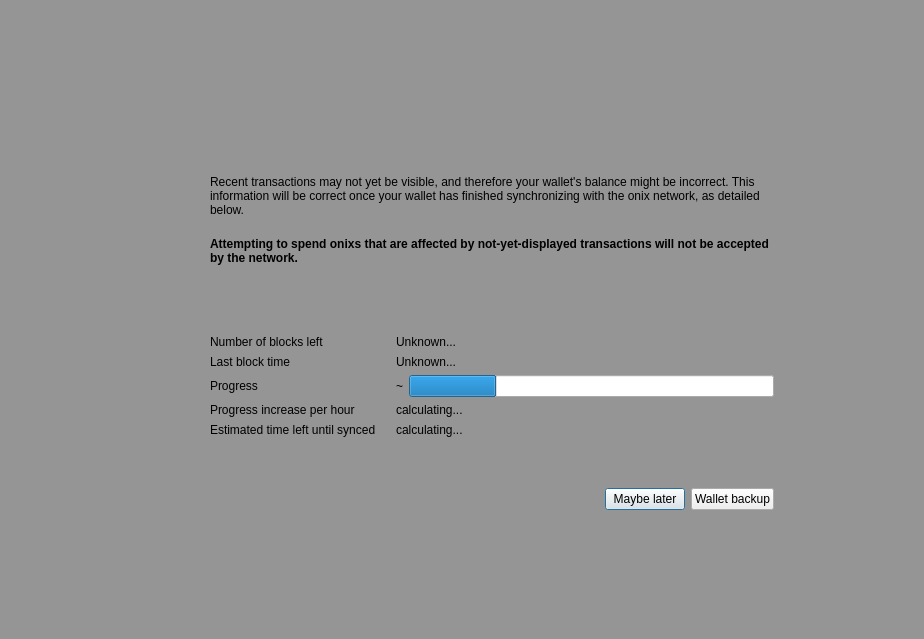
<?xml version="1.0" encoding="UTF-8"?>
<ui version="4.0">
 <class>ModalOverlay</class>
 <widget class="QWidget" name="ModalOverlay">
  <property name="geometry">
   <rect>
    <x>0</x>
    <y>0</y>
    <width>924</width>
    <height>639</height>
   </rect>
  </property>
  <property name="windowTitle">
   <string>Form</string>
  </property>
  <layout class="QVBoxLayout" name="verticalLayout" stretch="0">
   <property name="sizeConstraint">
    <enum>QLayout::SetDefaultConstraint</enum>
   </property>
   <property name="leftMargin">
    <number>0</number>
   </property>
   <property name="topMargin">
    <number>0</number>
   </property>
   <property name="rightMargin">
    <number>0</number>
   </property>
   <property name="bottomMargin">
    <number>0</number>
   </property>
   <item>
    <widget class="QWidget" name="bgWidget" native="true">
     <property name="styleSheet">
      <string notr="true">#bgWidget { background: rgba(0,0,0,96); }</string>
     </property>
     <layout class="QVBoxLayout" name="verticalLayoutMain" stretch="0">
      <property name="leftMargin">
       <number>120</number>
      </property>
      <property name="topMargin">
       <number>120</number>
      </property>
      <property name="rightMargin">
       <number>120</number>
      </property>
      <property name="bottomMargin">
       <number>120</number>
      </property>
      <item>
       <widget class="QWidget" name="contentWidget" native="true">
        <layout class="QVBoxLayout" name="verticalLayout_3" stretch="1,0">
         <property name="spacing">
          <number>0</number>
         </property>
         <property name="leftMargin">
          <number>0</number>
         </property>
         <property name="topMargin">
          <number>0</number>
         </property>
         <property name="rightMargin">
          <number>0</number>
         </property>
         <property name="bottomMargin">
          <number>0</number>
         </property>
         <item>
          <widget class="QStackedWidget" name="stackedWidget">
           <property name="currentIndex">
            <number>0</number>
           </property>
           <widget class="QWidget" name="page">
            <layout class="QVBoxLayout" name="verticalLayout_2">
             <property name="spacing">
              <number>0</number>
             </property>
             <property name="leftMargin">
              <number>30</number>
             </property>
             <property name="topMargin">
              <number>10</number>
             </property>
             <property name="rightMargin">
              <number>30</number>
             </property>
             <property name="bottomMargin">
              <number>10</number>
             </property>
             <item>
              <spacer name="verticalSpacer_3">
               <property name="orientation">
                <enum>Qt::Vertical</enum>
               </property>
               <property name="sizeType">
                <enum>QSizePolicy::Expanding</enum>
               </property>
               <property name="sizeHint" stdset="0">
                <size>
                 <width>20</width>
                 <height>40</height>
                </size>
               </property>
              </spacer>
             </item>
             <item>
              <layout class="QHBoxLayout" name="horizontalLayoutIconText" stretch="0,1">
               <property name="spacing">
                <number>20</number>
               </property>
               <property name="topMargin">
                <number>20</number>
               </property>
               <item>
                <layout class="QVBoxLayout" name="verticalLayoutIcon">
                 <item>
                  <widget class="QPushButton" name="warningIcon">
                   <property name="enabled">
                    <bool>false</bool>
                   </property>
                   <property name="text">
                    <string/>
                   </property>
                   <property name="iconSize">
                    <size>
                     <width>48</width>
                     <height>48</height>
                    </size>
                   </property>
                   <property name="flat">
                    <bool>true</bool>
                   </property>
                  </widget>
                 </item>
                 <item>
                  <spacer name="verticalSpacerWarningIcon">
                   <property name="orientation">
                    <enum>Qt::Vertical</enum>
                   </property>
                   <property name="sizeHint" stdset="0">
                    <size>
                     <width>20</width>
                     <height>40</height>
                    </size>
                   </property>
                  </spacer>
                 </item>
                </layout>
               </item>
               <item>
                <layout class="QVBoxLayout" name="verticalLayoutInfoText">
                 <property name="leftMargin">
                  <number>0</number>
                 </property>
                 <property name="topMargin">
                  <number>0</number>
                 </property>
                 <item>
                  <widget class="QLabel" name="infoText">
                   <property name="text">
                    <string>Recent transactions may not yet be visible, and therefore your wallet's balance might be incorrect. This information will be correct once your wallet has finished synchronizing with the onix network, as detailed below.</string>
                   </property>
                   <property name="textFormat">
                    <enum>Qt::RichText</enum>
                   </property>
                   <property name="wordWrap">
                    <bool>true</bool>
                   </property>
                  </widget>
                 </item>
                 <item>
                  <widget class="QLabel" name="infoTextStrong">
                   <property name="font">
                    <font>
                     <weight>75</weight>
                     <bold>true</bold>
                    </font>
                   </property>
                   <property name="text">
                    <string>Attempting to spend onixs that are affected by not-yet-displayed transactions will not be accepted by the network.</string>
                   </property>
                   <property name="textFormat">
                    <enum>Qt::RichText</enum>
                   </property>
                   <property name="wordWrap">
                    <bool>true</bool>
                   </property>
                  </widget>
                 </item>
                 <item>
                  <spacer name="verticalSpacerInTextSpace">
                   <property name="orientation">
                    <enum>Qt::Vertical</enum>
                   </property>
                   <property name="sizeHint" stdset="0">
                    <size>
                     <width>20</width>
                     <height>40</height>
                    </size>
                   </property>
                  </spacer>
                 </item>
                 <item>
                  <layout class="QFormLayout" name="formLayout">
                   <property name="fieldGrowthPolicy">
                    <enum>QFormLayout::ExpandingFieldsGrow</enum>
                   </property>
                   <property name="horizontalSpacing">
                    <number>20</number>
                   </property>
                   <property name="verticalSpacing">
                    <number>6</number>
                   </property>
                   <property name="topMargin">
                    <number>10</number>
                   </property>
                   <item row="0" column="0">
                    <widget class="QLabel" name="labelNumberOfBlocksLeft">
                     <property name="font">
                      <font>
                       <weight>50</weight>
                       <bold>false</bold>
                      </font>
                     </property>
                     <property name="text">
                      <string>Number of blocks left</string>
                     </property>
                    </widget>
                   </item>
                   <item row="0" column="1">
                    <widget class="QLabel" name="numberOfBlocksLeft">
                     <property name="sizePolicy">
                      <sizepolicy hsizetype="Expanding" vsizetype="Preferred">
                       <horstretch>0</horstretch>
                       <verstretch>0</verstretch>
                      </sizepolicy>
                     </property>
                     <property name="text">
                      <string>Unknown...</string>
                     </property>
                    </widget>
                   </item>
                   <item row="1" column="0">
                    <widget class="QLabel" name="labelLastBlockTime">
                     <property name="font">
                      <font>
                       <weight>50</weight>
                       <bold>false</bold>
                      </font>
                     </property>
                     <property name="text">
                      <string>Last block time</string>
                     </property>
                    </widget>
                   </item>
                   <item row="1" column="1">
                    <widget class="QLabel" name="newestBlockDate">
                     <property name="sizePolicy">
                      <sizepolicy hsizetype="Expanding" vsizetype="Preferred">
                       <horstretch>0</horstretch>
                       <verstretch>0</verstretch>
                      </sizepolicy>
                     </property>
                     <property name="text">
                      <string>Unknown...</string>
                     </property>
                    </widget>
                   </item>
                   <item row="2" column="0">
                    <widget class="QLabel" name="labelSyncDone">
                     <property name="font">
                      <font>
                       <weight>50</weight>
                       <bold>false</bold>
                      </font>
                     </property>
                     <property name="text">
                      <string>Progress</string>
                     </property>
                    </widget>
                   </item>
                   <item row="2" column="1">
                    <layout class="QHBoxLayout" name="horizontalLayoutSync" stretch="0,1">
                     <property name="spacing">
                      <number>6</number>
                     </property>
                     <item>
                      <widget class="QLabel" name="percentageProgress">
                       <property name="text">
                        <string notr="true">~</string>
                       </property>
                      </widget>
                     </item>
                     <item>
                      <widget class="QProgressBar" name="progressBar">
                       <property name="value">
                        <number>24</number>
                       </property>
                       <property name="format">
                        <string/>
                       </property>
                      </widget>
                     </item>
                    </layout>
                   </item>
                   <item row="4" column="0">
                    <widget class="QLabel" name="labelProgressIncrease">
                     <property name="font">
                      <font>
                       <weight>50</weight>
                       <bold>false</bold>
                      </font>
                     </property>
                     <property name="text">
                      <string>Progress increase per hour</string>
                     </property>
                    </widget>
                   </item>
                   <item row="4" column="1">
                    <widget class="QLabel" name="progressIncreasePerH">
                     <property name="sizePolicy">
                      <sizepolicy hsizetype="Expanding" vsizetype="Preferred">
                       <horstretch>0</horstretch>
                       <verstretch>0</verstretch>
                      </sizepolicy>
                     </property>
                     <property name="text">
                      <string>calculating...</string>
                     </property>
                    </widget>
                   </item>
                   <item row="5" column="0">
                    <widget class="QLabel" name="labelEstimatedTimeLeft">
                     <property name="font">
                      <font>
                       <weight>50</weight>
                       <bold>false</bold>
                      </font>
                     </property>
                     <property name="text">
                      <string>Estimated time left until synced</string>
                     </property>
                    </widget>
                   </item>
                   <item row="5" column="1">
                    <widget class="QLabel" name="expectedTimeLeft">
                     <property name="sizePolicy">
                      <sizepolicy hsizetype="Expanding" vsizetype="Preferred">
                       <horstretch>0</horstretch>
                       <verstretch>0</verstretch>
                      </sizepolicy>
                     </property>
                     <property name="text">
                      <string>calculating...</string>
                     </property>
                    </widget>
                   </item>
                  </layout>
                 </item>
                </layout>
               </item>
              </layout>
             </item>
             <item>
              <spacer name="verticalSpacer_4">
               <property name="orientation">
                <enum>Qt::Vertical</enum>
               </property>
               <property name="sizeHint" stdset="0">
                <size>
                 <width>20</width>
                 <height>40</height>
                </size>
               </property>
              </spacer>
             </item>
            </layout>
           </widget>
           <widget class="QWidget" name="page_2">
            <layout class="QVBoxLayout" name="verticalLayout_4">
             <property name="spacing">
              <number>15</number>
             </property>
             <property name="leftMargin">
              <number>30</number>
             </property>
             <property name="topMargin">
              <number>0</number>
             </property>
             <property name="rightMargin">
              <number>30</number>
             </property>
             <property name="bottomMargin">
              <number>0</number>
             </property>
             <item>
              <spacer name="verticalSpacer_2">
               <property name="orientation">
                <enum>Qt::Vertical</enum>
               </property>
               <property name="sizeHint" stdset="0">
                <size>
                 <width>20</width>
                 <height>40</height>
                </size>
               </property>
              </spacer>
             </item>
             <item>
              <layout class="QGridLayout" name="gridLayout">
               <item row="0" column="1">
                <widget class="QLabel" name="labelNote">
                 <property name="layoutDirection">
                  <enum>Qt::LeftToRight</enum>
                 </property>
                 <property name="text">
                  <string>Wallet backup prompt</string>
                 </property>
                 <property name="alignment">
                  <set>Qt::AlignLeading|Qt::AlignLeft|Qt::AlignVCenter</set>
                 </property>
                </widget>
               </item>
               <item row="1" column="1">
                <widget class="QLabel" name="labelMessage">
                 <property name="text">
                  <string>Please backup your wallet as soon as possible.
Please make sure to keep an updated antivirus and operating system. We can not recover Your funds if you visit phishing site or lose your backup. Please make sure to keep backups of your private keys or files. We do not store your private keys on this wallet. And you as a user, are entirely responsible for your funds and your own security.</string>
                 </property>
                 <property name="alignment">
                  <set>Qt::AlignLeading|Qt::AlignLeft|Qt::AlignVCenter</set>
                 </property>
                 <property name="wordWrap">
                  <bool>true</bool>
                 </property>
                </widget>
               </item>
               <item row="0" column="0">
                <widget class="QPushButton" name="warningIconBackup">
                 <property name="enabled">
                  <bool>false</bool>
                 </property>
                 <property name="sizePolicy">
                  <sizepolicy hsizetype="Fixed" vsizetype="Fixed">
                   <horstretch>0</horstretch>
                   <verstretch>0</verstretch>
                  </sizepolicy>
                 </property>
                 <property name="minimumSize">
                  <size>
                   <width>30</width>
                   <height>30</height>
                  </size>
                 </property>
                 <property name="maximumSize">
                  <size>
                   <width>30</width>
                   <height>30</height>
                  </size>
                 </property>
                 <property name="text">
                  <string/>
                 </property>
                 <property name="iconSize">
                  <size>
                   <width>30</width>
                   <height>30</height>
                  </size>
                 </property>
                 <property name="flat">
                  <bool>true</bool>
                 </property>
                </widget>
               </item>
               <item row="1" column="0">
                <spacer name="horizontalSpacer_2">
                 <property name="orientation">
                  <enum>Qt::Horizontal</enum>
                 </property>
                 <property name="sizeType">
                  <enum>QSizePolicy::Fixed</enum>
                 </property>
                 <property name="sizeHint" stdset="0">
                  <size>
                   <width>30</width>
                   <height>20</height>
                  </size>
                 </property>
                </spacer>
               </item>
              </layout>
             </item>
             <item>
              <spacer name="verticalSpacer">
               <property name="orientation">
                <enum>Qt::Vertical</enum>
               </property>
               <property name="sizeType">
                <enum>QSizePolicy::Expanding</enum>
               </property>
               <property name="sizeHint" stdset="0">
                <size>
                 <width>20</width>
                 <height>40</height>
                </size>
               </property>
              </spacer>
             </item>
            </layout>
           </widget>
          </widget>
         </item>
         <item>
          <widget class="QWidget" name="buttonsContainerWhite" native="true">
           <layout class="QHBoxLayout" name="horizontalLayout">
            <property name="leftMargin">
             <number>30</number>
            </property>
            <property name="topMargin">
             <number>15</number>
            </property>
            <property name="rightMargin">
             <number>30</number>
            </property>
            <item>
             <spacer name="horizontalSpacer">
              <property name="orientation">
               <enum>Qt::Horizontal</enum>
              </property>
              <property name="sizeHint" stdset="0">
               <size>
                <width>40</width>
                <height>20</height>
               </size>
              </property>
             </spacer>
            </item>
            <item>
             <widget class="QPushButton" name="closeButton">
              <property name="focusPolicy">
               <enum>Qt::StrongFocus</enum>
              </property>
              <property name="text">
               <string>Maybe later</string>
              </property>
              <property name="shortcut">
               <string>Esc</string>
              </property>
              <property name="default">
               <bool>true</bool>
              </property>
             </widget>
            </item>
            <item>
             <widget class="QPushButton" name="walletBackupButton">
              <property name="text">
               <string>Wallet backup</string>
              </property>
             </widget>
            </item>
           </layout>
          </widget>
         </item>
        </layout>
       </widget>
      </item>
     </layout>
    </widget>
   </item>
  </layout>
 </widget>
 <resources/>
 <connections/>
</ui>
